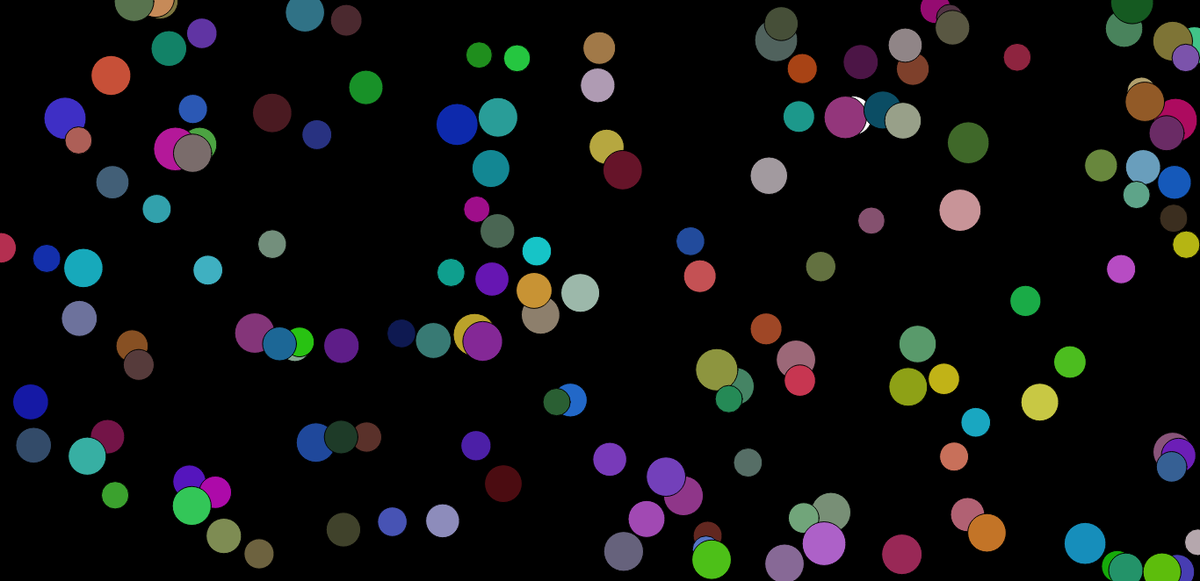
Frame 1 (no input)
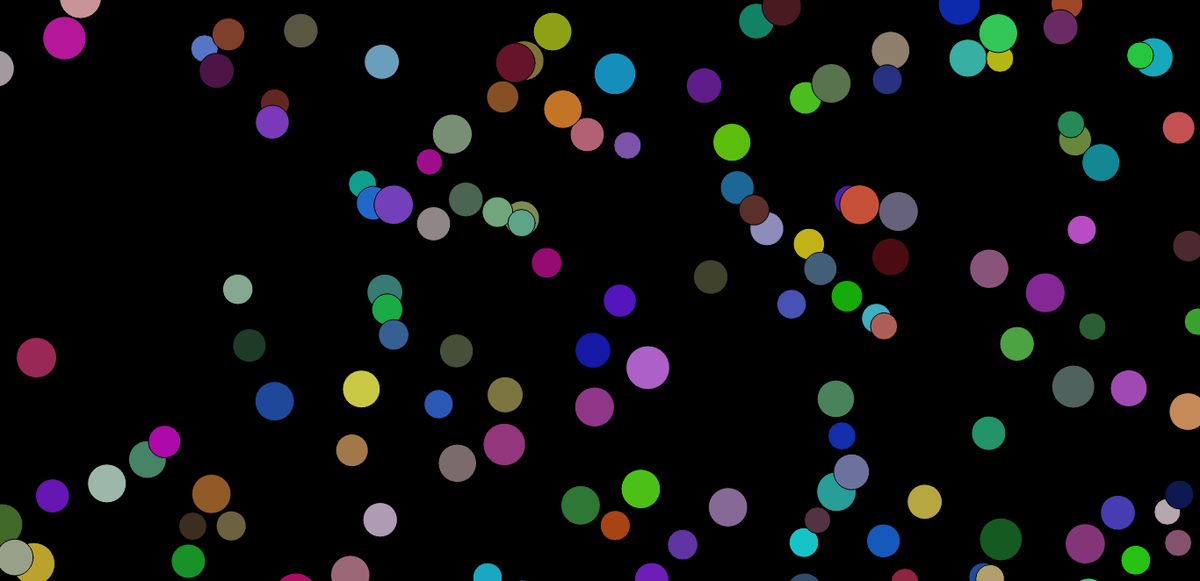
Frame 60 (no input)
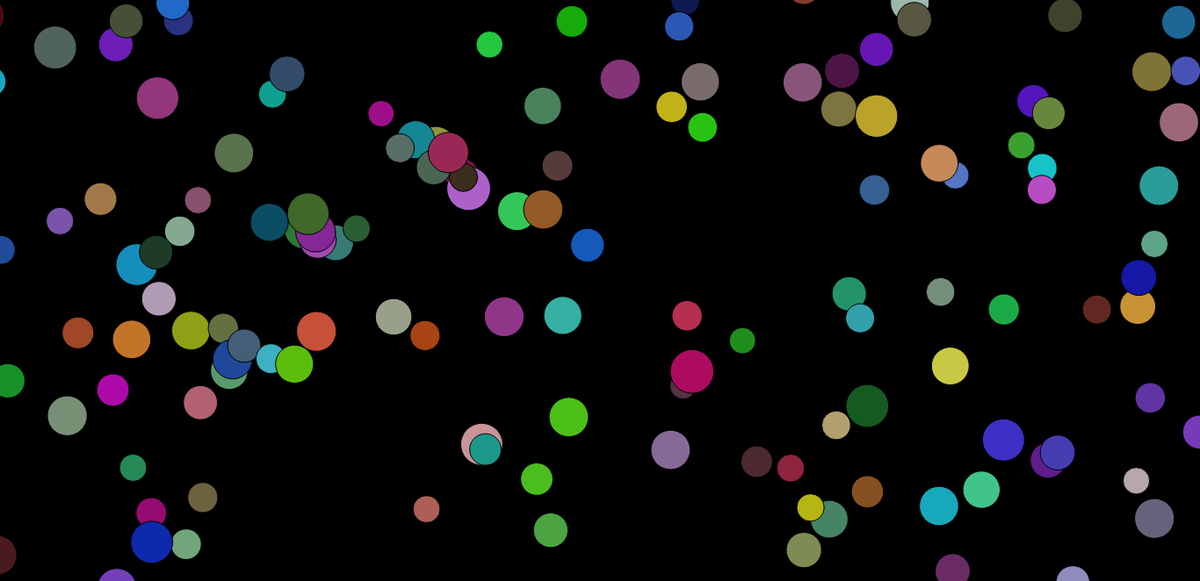
Frame 120 (the mouse pressed at the canvas centre since frame 60)

The p5.js sketch that drew these frames (run headless with seeded random() and noise() and a simulated clock; from frame 60 on, the mouse is pressed at the canvas centre):

// p5.js sketch
// ── sketch.js
var gael = [];

function setup() {
  createCanvas(1366, 662);
    for  (var i = 0; i < 150; i++){
      gael[i] = new Gael();
    }
}

function draw() {
background(0);
  for (var i = 0; i < gael.length; i++){
    gael[i].move();
    gael[i].display();
  }
}

// ── Class.js
  function Gael(){
    this.x = random(0, 1366);
    this.y = random(0, 662);
    this.size = random(30, 50);
    this.r = random(10, 200);
    this.g = random(10, 200);
    this.b = random(10, 200);
    this.speed = random(0.5, 20);


    this.display = function() {

      // this.c = random(0, 360);
      // colorMode(HSB, this.c, 100, 2000, 1);
      // fill(this.c);
      ellipse(this.x, this.y, this.size, this.size);
        fill(this.r, this.g, this.b);
    };

    this.move = function() {
      this.x = this.x - this.speed;
      if (this.x <= 0 - this.size){
        this.x = width + this.size;
      }
      this.y = this.y - this.speed;
      if (this.y <= 0 - this.size){
        this.y = height + this.size;
      }
    };
}
